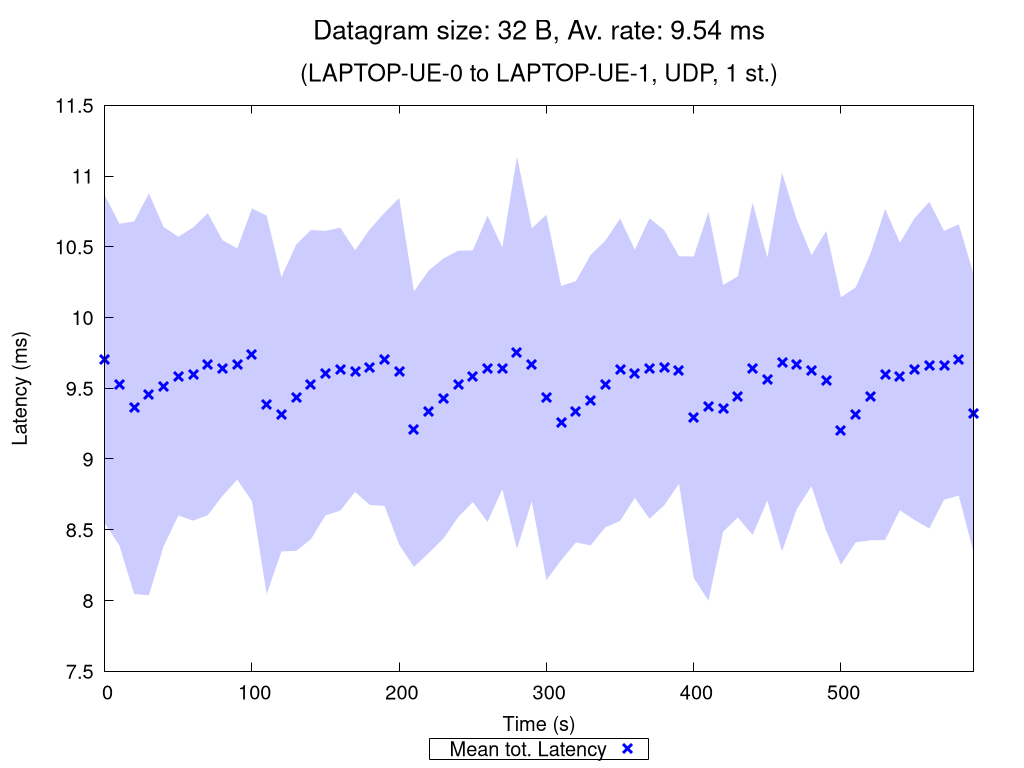

Source code (gnuplot):
set terminal pngcairo nocrop enhanced size 1024,768 font "Verdana,15"
set output "UDP_1_st_2020_10_12_00-33-42_one2two_00032B.png"

set title "{/=20 Datagram size: 32 B, Av. rate: 9.54 ms}\n\n{/=18 (LAPTOP-UE-0 to LAPTOP-UE-1, UDP, 1 st.)}"

set xlabel "Time (s)"
set ylabel "Latency (ms)"
set ytics nomirror
set key bmargin center horizontal box samplen 1 width -1
set bmargin 4.6
set rmargin 4.5

rf = 1.0  # rate factor
set style fill transparent solid 0.2 noborder
set autoscale xfix
plot "UDP_1_st_2020_10_12_00-33-42_one2two_00032B_iperf_processed.dat" using 1:($2/rf-$3/rf):($2/rf+$3/rf) with filledcurves lc rgb "blue" notitle, \
     "" using 1:($2/rf) with points pt 2 ps 1.5 lw 3 lc rgb "blue" title "Mean tot. Latency", \
